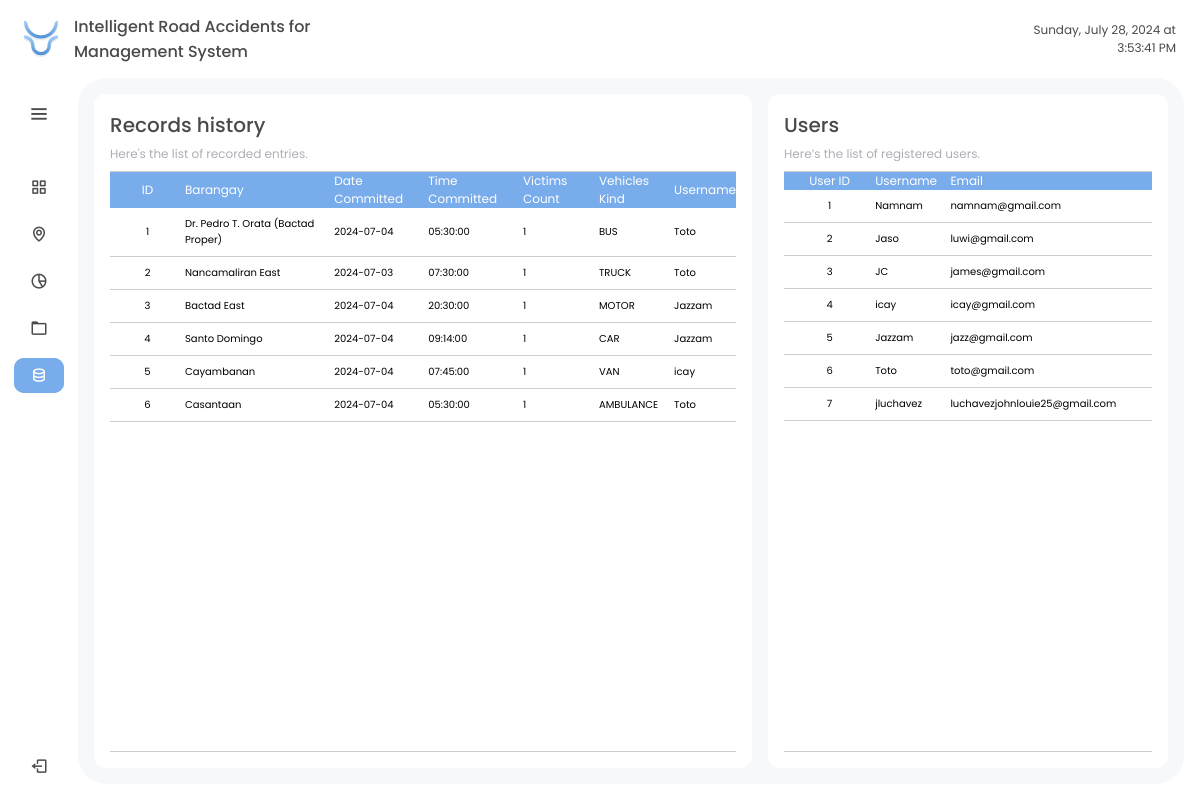
Page /users (signed in) on the committed database.
### app/models.py (models this page shows)
class Report(db.Model):
    id = db.Column(db.Integer, primary_key=True)
    date_committed = db.Column(db.Date, nullable=False)
    time_committed = db.Column(db.String(8), nullable=False)
    barangay = db.Column(db.String(100), nullable=False)
    victims_count = db.Column(db.Integer, nullable=False)
    vehicle_kind = db.Column(db.String(100), nullable=False)
    user_id = db.Column(db.Integer, db.ForeignKey('user.id'), nullable=False)

class User(db.Model):
    id = db.Column(db.Integer, primary_key=True)
    username = db.Column(db.String(80), unique=True, nullable=False)
    email = db.Column(db.String(120), unique=True, nullable=False)
    password = db.Column(db.String(200), nullable=False)
    reports = relationship('Report', backref='user', lazy=True)

### app/user.py (the view)
@bp.route('/users', methods=['GET'])
def view_users():
    if 'user' not in session:
        return redirect(url_for('login.login'))
    users = User.query.all()  # Fetch all users
    crime_reports = Report.query.options(joinedload(Report.user)).all()  # Fetch all reports with user details
    return render_template('user.html', users=users, crime_reports=crime_reports)

### app/templates/user.html (shortened to what this page needs)
<!DOCTYPE html>
<html lang="en">
<head>
    <link rel="stylesheet" href="{{ url_for('static', filename='records/css/records.css') }}">
    <link href='https://unpkg.com/boxicons@2.1.4/css/boxicons.min.css' rel='stylesheet'>
    <link rel="stylesheet" href="{{ url_for('static', filename='header/css/header.css') }}">
    <link rel="stylesheet" href="{{ url_for('static', filename='sideNav/css/sidenav.css') }}">
</head>
<body>
    <div class="head-container">
        <div class="nav-bar">
            <div class="logo-container">
                <img src="{{ url_for('static', filename='icon/logo4.svg') }}" class="logo">
                <div class="text-container">
                    Intelligent Road Accidents for Management System
                </div>
            </div>
            <div class="date-containers">
                <div id="datetime"></div>
            </div>
        </div>
    </div>
    <div class="sidebar">
        <div class="logo_details">
            <i class="bx bx-menu" id="btn"></i>
        </div>
        <ul class="nav-list">
            <li>
                <a href="{{ url_for('homepage.homepage') }}">
                    <i class="bx bx-grid-alt"></i>
                </a>
            </li>
            <li>
                <a href="{{ url_for('webmap.webmap') }}">
                    <i class="bx bx-map"></i>
                </a>
            </li>
            <li>
                <a href="{{ url_for('visualization.visualization') }}">
                    <i class="bx bx-pie-chart-alt-2"></i>
                </a>
            </li>
            <li>
                <a href="{{ url_for('report.report') }}">
                    <i class="bx bx-folder"></i>
                </a>
            </li>
            <li>
                <a class="active">
                    <i class="bx bx-data"></i>
                </a>
            </li>
            <li>
                <a>
                    <form action="{{ url_for('login.logout') }}" method="POST" id="logout-form">
                        <i class="bx bx-log-out" onclick="document.getElementById('logout-form').submit();"></i>
                    </form>
                </a>
            </li>
        </ul>
    </div>
    <div class="main-container">
        <div class="records-container">
            <div class="records-table">
                <div class="table-heading">
                    <h2>Records history</h2>
                    <div class="table-subtitle">
                        <p>Here's the list of recorded entries.</p>
                    </div>
                </div>
                <div class="table-body">
                    <table class="table-content">
                        <thead>
                            <tr>
                                <th>ID</th>
                                <th>Barangay</th>
                                <th>Date Committed</th>
                                <th>Time Committed</th>
                                <th>Victims Count</th>
                                <th>Vehicles Kind</th>
                                <th>Username</th>
                            </tr>
                        </thead>
                        <tbody>
                            {% for report in crime_reports %}
                            <tr>
                                <td>{{ report.id }}</td>
                                <td>{{ report.barangay }}</td>
                                <td>{{ report.date_committed }}</td>
                                <td>{{ report.time_committed }}</td>
                                <td>{{ report.victims_count }}</td>
                                <td>{{ report.vehicle_kind }}</td>
                                <td>{{ report.user.username }}</td>
                            </tr>
                            {% endfor %}
                        </tbody>
                    </table>
                </div>
            </div>
        </div>
        <div class="users-container">
            <div class="users-table">
                <div class="table-heading">
                    <h2>Users</h2>
                    <div class="table-subtitle">
                        <p>Here’s the list of registered users.</p>
                    </div>
                </div>
                <div class="table-body">
                    <table class="table-content">
                        <thead>
                            <tr>
                                <th>User ID</th>
                                <th>Username</th>
                                <th>Email</th>
                            </tr>
                        </thead>
                        <tbody>
                            {% for user in users %}
                            <tr>
                                <td>{{ user.id }}</td>
                                <td>{{ user.username }}</td>
                                <td>{{ user.email }}</td>
                            </tr>
                            {% endfor %}
                        </tbody>
                    </table>
                </div>
            </div>
        </div>
    </div>
</body>
</html>

### app/static/records/css/records.css (style rules this page uses)
:root { --color-default: #79aceb; --color-second: #89b6ed; --color-white: #fff; --color-light: #f6f8fb; --color-gray-light: #e0e0e0; --color-gray: #fbfbfb; --color-gray-dark: #acafb5; --color-font: #333333; --color-black: #4A4A4A; --color-default-accent: #5b8ec3; --color-second-accent: #a1c5f0; }
* { box-sizing: border-box; margin: 0; padding: 0; }
body { margin: 0; font-family: "Poppins", sans-serif; }
h2 { font-weight: 500; font-size: 20px; color: var(--color-black); margin-bottom: 5px; }
p { font-size: 12px; color: var(--color-gray-dark); }
.main-container { background-color: var(--color-light); border-radius: 28px; margin-top: 78px; margin-left: 78px; margin-right: 16px; padding: 16px; position: relative; display: flex; height: auto; gap: 16px; font-family: "Poppins", sans-serif; }
.users-container, .records-container { background-color: #fff; border-radius: 12px; padding: 16px; display: flex; flex: 1; overflow-x: auto; height: calc(100vh - 48px - 78px); }
.users-table, .records-table { display: flex; flex: 1; flex-direction: column; overflow-x: auto; }
.users-container { min-width: 400px; max-width: 400px; }
.table-heading { padding-bottom: 0.5rem; border-bottom: 1px solid #ccc; }
.table-content th { text-align: left; background-color: var(--color-default); font-size: 12px; font-weight: normal; position: sticky; color: var(--color-white); top: 0; z-index: 1; }
.table-content td { padding: 8px 0; border-bottom: 1px solid #ccc; }
.table-content td { text-align: left; font-size: 10px; font-weight: normal; }
.table-content { width: 100%; border-collapse: collapse; }
th:nth-child(1), td:nth-child(1) { min-width: 75px; text-align: center; }
.table-body { overflow: auto; flex: 1; border-bottom: 1px solid #ccc; }
.sidebar li:last-child { margin-top: calc(100vh - 450px); cursor: pointer; }

### app/static/header/css/header.css (style rules this page uses)
* { box-sizing: border-box; margin: 0; padding: 0; }
body { margin: 0; font-family: "Poppins", sans-serif; }
.logo { max-width: 50px; max-height: fit-content; padding: 8px; border-radius: 0px; }
.text-container { font-weight: 500; width: 335px; color: var(--color-black); font-size: medium; }
.logo-container { display: flex; align-items: center; justify-content: center; gap: .5rem; }
.nav-bar { background-color: #ffffff; height: 78px; color: #000000; position: fixed; top: 0; overflow: hidden; z-index: 105; display: flex; align-items: center; padding: 16px; min-width: 100vw; justify-content: space-between; }
.date-containers { padding: 8px; color: var(--color-black); width: 175px; font-size: 12px; text-align: right; }

### app/static/sideNav/css/sidenav.css (style rules this page uses)
* { box-sizing: border-box; margin: 0; padding: 0; }
body { margin: 0; font-family: "Poppins", sans-serif; }
.sidebar { height: 100vh; width: 78px; padding: 6px 14px; z-index: 105; background-color: var(--color-white); transition: all .5s ease; position: fixed; top: 78px; left: 0; }
.sidebar .logo_details { height: 60px; display: flex; align-items: center; position: relative; }
.sidebar .logo_details #btn { position: absolute; top: 50%; right: 0; transform: translateY(-50%); font-size: 23px; text-align: center; cursor: pointer; transition: all .5s ease; }
.sidebar i { color: var(--color-black); height: 60px; line-height: 60px; min-width: 50px; font-size: 25px; text-align: center; }
.sidebar .nav-list { margin-top: 20px; height: 100%; }
.sidebar li { position: relative; margin: 6px 0; list-style: none; }
.sidebar ul { display: flex; flex-direction: column; flex-grow: 1; margin: 0; padding: 0; }
.sidebar li a { display: flex; height: 100%; width: 100%; align-items: center; text-decoration: none; background-color: var(--color-white); position: relative; transition: all .5s ease; z-index: 12; }
.sidebar li a::after { content: ""; position: absolute; width: 100%; height: 100%; transform: scaleX(0); background-color: var(--color-white); border-radius: 5px; transform-origin: left; z-index: -2; }
.sidebar a.active, .sidebar a.active i, .sidebar li a.active .link_name { color: var(--color-white); background-color: var(--color-default); border-radius: 10px; cursor: default; pointer-events: none; }
.sidebar li i { height: 35px; line-height: 35px; font-size: 18px; border-radius: 5px; }
form#logout-form { display: flex; flex-direction: row; align-items: center; flex: 1; }

### rows in the picture
Report: id "1", barangay "Dr. Pedro T. Orata (Bactad Proper)", date_committed "2024-07-04", time_committed "05:30:00", victims_count "1", vehicle_kind "BUS", user.username "Toto"
Report: id "2", barangay "Nancamaliran East", date_committed "2024-07-03", time_committed "07:30:00", victims_count "1", vehicle_kind "TRUCK", user.username "Toto"
Report: id "3", barangay "Bactad East", date_committed "2024-07-04", time_committed "20:30:00", victims_count "1", vehicle_kind "MOTOR", user.username "Jazzam"
Report: id "4", barangay "Santo Domingo", date_committed "2024-07-04", time_committed "09:14:00", victims_count "1", vehicle_kind "CAR", user.username "Jazzam"
Report: id "5", barangay "Cayambanan", date_committed "2024-07-04", time_committed "07:45:00", victims_count "1", vehicle_kind "VAN", user.username "icay"
Report: id "6", barangay "Casantaan", date_committed "2024-07-04", time_committed "05:30:00", victims_count "1", vehicle_kind "AMBULANCE", user.username "Toto"
User: id "1", username "Namnam", email "namnam@gmail.com"
User: id "2", username "Jaso", email "luwi@gmail.com"
User: id "3", username "JC", email "james@gmail.com"
User: id "4", username "icay", email "icay@gmail.com"
User: id "5", username "Jazzam", email "jazz@gmail.com"
User: id "6", username "Toto", email "toto@gmail.com"
User: id "7", username "jluchavez", email "luchavezjohnlouie25@gmail.com"
